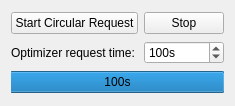
<?xml version="1.0" encoding="UTF-8"?>
<ui version="4.0">
 <class>dialog</class>
 <widget class="QDialog" name="dialog">
  <property name="geometry">
   <rect>
    <x>0</x>
    <y>0</y>
    <width>213</width>
    <height>106</height>
   </rect>
  </property>
  <property name="windowTitle">
   <string>Periodic Optimizer Request</string>
  </property>
  <layout class="QGridLayout" name="gridLayout">
   <item row="1" column="0">
    <widget class="QLabel" name="label">
     <property name="toolTip">
      <string>&lt;html&gt;&lt;head/&gt;&lt;body&gt;&lt;p&gt;Request Optimization after this time has passed.&lt;/p&gt;&lt;/body&gt;&lt;/html&gt;</string>
     </property>
     <property name="text">
      <string>Optimizer request time:</string>
     </property>
    </widget>
   </item>
   <item row="0" column="0">
    <widget class="QPushButton" name="start_optimizer_request_PushButton">
     <property name="focusPolicy">
      <enum>Qt::NoFocus</enum>
     </property>
     <property name="toolTip">
      <string>&lt;html&gt;&lt;head/&gt;&lt;body&gt;&lt;p&gt;Start the Period Optimizer.&lt;/p&gt;&lt;p&gt;At the start, an Optimization will be requested. After the timer runs out, the next optimization will be requested. This will continue indefinitely until you stop the timer. &lt;/p&gt;&lt;p&gt;Press again while running will restart the counter and request an Optimization.&lt;/p&gt;&lt;/body&gt;&lt;/html&gt;</string>
     </property>
     <property name="text">
      <string>Start Circular Request</string>
     </property>
    </widget>
   </item>
   <item row="0" column="1">
    <widget class="QPushButton" name="stop_optimizer_request_PushButton">
     <property name="focusPolicy">
      <enum>Qt::NoFocus</enum>
     </property>
     <property name="toolTip">
      <string>&lt;html&gt;&lt;head/&gt;&lt;body&gt;&lt;p&gt;Stop the Period Optimizer.&lt;/p&gt;&lt;/body&gt;&lt;/html&gt;</string>
     </property>
     <property name="text">
      <string>Stop</string>
     </property>
    </widget>
   </item>
   <item row="2" column="0" colspan="2">
    <widget class="QProgressBar" name="progress_Bar">
     <property name="toolTip">
      <string>&lt;html&gt;&lt;head/&gt;&lt;body&gt;&lt;p&gt;Wenn counter is reaching zero, Optimization will be requested.&lt;/p&gt;&lt;/body&gt;&lt;/html&gt;</string>
     </property>
     <property name="value">
      <number>100</number>
     </property>
     <property name="invertedAppearance">
      <bool>true</bool>
     </property>
     <property name="format">
      <string>%vs</string>
     </property>
    </widget>
   </item>
   <item row="1" column="1">
    <widget class="QSpinBox" name="time_optimizer_request_SpinBox">
     <property name="toolTip">
      <string>&lt;html&gt;&lt;head/&gt;&lt;body&gt;&lt;p&gt;Request Optimization after this time has passed.&lt;/p&gt;&lt;/body&gt;&lt;/html&gt;</string>
     </property>
     <property name="suffix">
      <string>s</string>
     </property>
     <property name="minimum">
      <number>1</number>
     </property>
     <property name="maximum">
      <number>1000000</number>
     </property>
     <property name="value">
      <number>100</number>
     </property>
    </widget>
   </item>
  </layout>
 </widget>
 <resources/>
 <connections/>
</ui>
